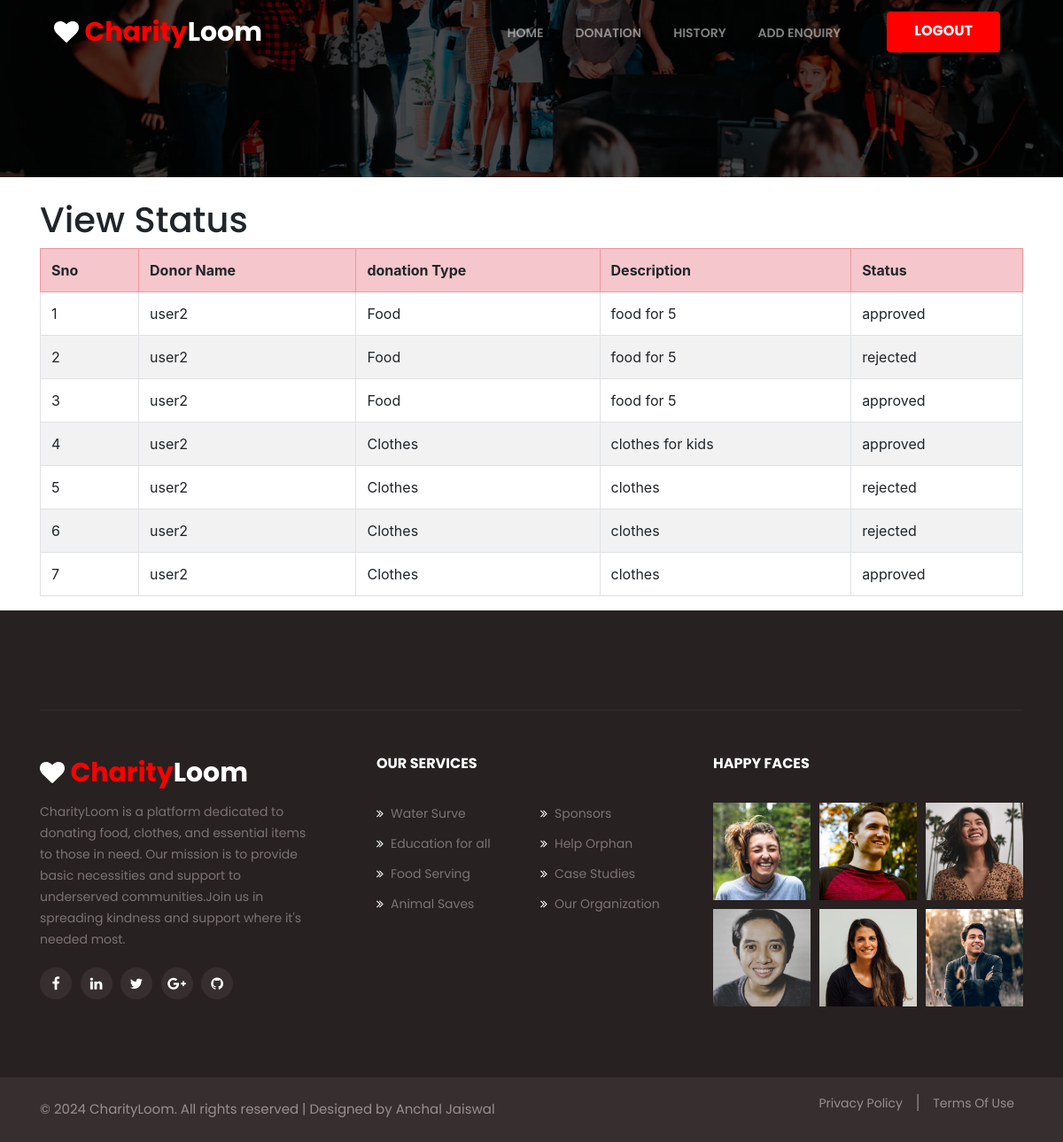
Screenshot of /request.php (signed in) with the database file from the repository.
### tables this page shows
CREATE TABLE `request` (
  `id` int(9) NOT NULL,
  `ngo_id` int(9) NOT NULL,
  `donation_id` int(100) NOT NULL,
  `status` varchar(50) NOT NULL DEFAULT 'Pending',
  `created_at` timestamp NOT NULL DEFAULT current_timestamp(),
  `claimed_at` timestamp NOT NULL DEFAULT current_timestamp()
);

CREATE TABLE `donation` (
  `id` int(9) NOT NULL,
  `donor name` varchar(50) NOT NULL,
  `email` varchar(200) NOT NULL,
  `type` varchar(50) NOT NULL,
  `description` varchar(100) NOT NULL,
  `expiry_date` varchar(50) DEFAULT NULL,
  `mfg_date` varchar(50) DEFAULT NULL,
  `image` varchar(200) DEFAULT NULL,
  `ngo` varchar(50) DEFAULT NULL,
  `pickup_address` longtext NOT NULL,
  `status` varchar(50) NOT NULL DEFAULT 'Pending',
  `created_at` timestamp NOT NULL DEFAULT current_timestamp()
);

### request.php (the view, shortened to what this page needs)
<?php
include("ngo_header.php");
?>
<div class="inner-banner">
</div>
<div class="container">
                <h1 class="mt-4">View Status</h1>
         <div class="row">
            <div class="col">
            <table class="table table-bordered table-striped table-hover">
                                <tr class="table-danger">
                                  <th>Sno</th>
                                    <th scope="col">Donor Name</th>
                                    <th scope="col">donation Type</th>
                                    <th scope="col">Description</th>
                                    <th scope="col">Status</th>
                                </tr>
<?php
include("config.php");
$current_ngo=$_SESSION["user_id"];
$query="SELECT
  `request`.*,
  donation.`donor name` as donor_name,
  donation.type as donation_type,
 donation.description as  donation_description
from `request`
left join donation on request.donation_id=donation.id
where request.ngo_id=$current_ngo;";
$result=mysqli_query($connect,$query);
 $sno=1;
while($row=mysqli_fetch_array($result)){
?>
<tr>
  <td><?php echo $sno;?></td>
<td><?php echo $row['donor_name']?></td>
<td><?php echo $row['donation_type']?></td>
<td><?php echo $row['donation_description']?></td>
<td><?php echo $row['status']?></td>
</tr>
<?php
$sno++;
}
?>
</table>
</div>
</div>
</div>
<?php
include("footer.php");
?>

### ngo_header.php (shortened to what this page needs)
<!doctype html>
<html lang="zxx">
<head>
	<link rel="stylesheet" href="assets/css/style-starter.css">
	<link rel="stylesheet" href="https://cdn.jsdelivr.net/npm/bootstrap-icons@1.11.3/font/bootstrap-icons.min.css">
	<link href="https://stackpath.bootstrapcdn.com/bootstrap/4.5.2/css/bootstrap.min.css" rel="stylesheet">
</head>
<body>
	<header id="site-header" class="fixed-top">
		<div class="container">
			<nav class="navbar navbar-expand-lg navbar-dark stroke">
				<h1> <a class="navbar-brand" href="index.php">
						<span class="fa fa-heart"></span> <span class="sub-logo">Charity</span>Loom
					</a></h1>
				<div class="collapse navbar-collapse" id="navbarTogglerDemo02">
					<ul class="navbar-nav ml-auto">
						<li class="nav-item">
							<a class="nav-link" href="ngo_Ds.php">Home <span class="sr-only">(current)</span></a>
						</li>
						<li class="nav-item ">
							<a class="nav-link" href="donation.php">Donation</a>
						</li>
						<li class="nav-item ">
							<a class="nav-link" href="request.php">History</a>
						</li>
                        <li class="nav-item">
							<a class="nav-link" href="add_enquiry.php">Add Enquiry</a>
						</li>
						<li class="nav-item ml-lg-4">
							<?php
						if(isset($_SESSION["email"])){
           				 ?>
						<a class="nav-link donate btn btn-style" href="logout_ngo.php">Logout</a>
                         <?php
          				}else{
            			?>
						<li class="nav-item ml-lg-4">
           				 <a class="nav-link donate btn btn-style" href="ngo_login.php">Login</a>
							</li>
           				 <?php
		 				 }
          				?>
						</li>
					</ul>
				</div>
			</nav>
		</div>
	</header>

### footer.php (shortened to what this page needs)
<footer class="w3l-footer-66">
		<section class="footer-inner-main">
			<div class="footer-hny-grids py-5">
				<div class="container py-lg-4">
					<div class="text-txt">
						<div class="right-side">
							<div class="row sub-columns">
								<div class="col-lg-4 col-md-6 sub-one-left pr-lg-4">
									<h2><a class="navbar-brand" href="index.php">
											<span class="fa fa-heart"></span> <span class="sub-logo">Charity</span>Loom
										</a></h2>
									<p class="pr-lg-4">CharityLoom is a platform dedicated to donating food, clothes, and essential items to those in need. Our mission is to provide basic necessities and support to underserved communities.Join us in spreading kindness and support where it's needed most. </p>
									<div class="columns-2">
										<ul class="social">
											<li><a href="#facebook"><span class="fa fa-facebook"
														aria-hidden="true"></span></a>
											</li>
											<li><a href="#linkedin"><span class="fa fa-linkedin"
														aria-hidden="true"></span></a>
											</li>
											<li><a href="#twitter"><span class="fa fa-twitter"
														aria-hidden="true"></span></a>
											</li>
											<li><a href="#google"><span class="fa fa-google-plus"
														aria-hidden="true"></span></a>
											</li>
											<li><a href="#github"><span class="fa fa-github"
														aria-hidden="true"></span></a>
											</li>
										</ul>
									</div>
								</div>
								<div class="col-lg-4 col-md-6 sub-one-left">
									<h6>Our Services</h6>
									<div class="mid-footer-gd sub-two-right">
										<ul>
											<li><a href="#"><span class="fa fa-angle-double-right mr-2"></span>Water
													Surve</a>
											</li>
											<li><a href="#"><span class="fa fa-angle-double-right mr-2"></span>Education
													for
													all</a>
											</li>
											<li><a href="#"><span class="fa fa-angle-double-right mr-2"></span>Food
													Serving</a>
											</li>
											<li><a href="#"><span class="fa fa-angle-double-right mr-2"></span>Animal
													Saves</a>
											</li>
										</ul>
										<ul>
											<li><a href="#"><span
														class="fa fa-angle-double-right mr-2"></span>Sponsors</a>
											</li>
											<li><a href="#"><span class="fa fa-angle-double-right mr-2"></span>Help
													Orphan</a>
											</li>
											<li><a href="#support"><span
														class="fa fa-angle-double-right mr-2"></span>Case
													Studies</a></li>
											<li><a href="#terms"><span class="fa fa-angle-double-right mr-2"></span>Our
													Organization</a>
											</li>
										</ul>
									</div>
								</div>
								<div class="col-lg-4 col-md-6 sub-one-left">
									<h6>Happy Faces</h6>
									<div class="instagram-feeds">
										<div class="b-img"> <a href="#url"><img src="assets/images/f1.jpg"
													class="img-fluid" alt=""></a></div>
										<div class="b-img"> <a href="#url"><img src="assets/images/f2.jpg"
													class="img-fluid" alt=""></a></div>
										<div class="b-img"> <a href="#url"><img src="assets/images/f3.jpg"
													class="img-fluid" alt=""></a></div>
										<div class="b-img"> <a href="#url"><img src="assets/images/f4.jpg"
													class="img-fluid" alt=""></a></div>
										<div class="b-img"> <a href="#url"><img src="assets/images/f5.jpg"
													class="img-fluid" alt=""></a></div>
										<div class="b-img"> <a href="#url"><img src="assets/images/f6.jpg"
													class="img-fluid" alt=""></a></div>
									</div>
								</div>
							</div>
						</div>
					</div>
				</div>
			</div>
			<div class="below-section">
				<div class="container">
					<div class="copyright-footer">
						<div class="columns text-lg-left">
							<p>© 2024 CharityLoom. All rights reserved | Designed by Anchal Jaiswal
									</p>
						</div>
						<ul class="columns text-lg-right">
							<li><a href="#">Privacy Policy</a>
							</li>
							<li>|</li>
							<li><a href="#">Terms Of Use</a>
							</li>
						</ul>
					</div>
				</div>
			</div>
		</section>
	</footer>
</body>
</html>

### rows the page displays
request: donation "user2", donation.type "Food", donation.description "food for 5", status "approved"
request: donation "user2", donation.type "Food", donation.description "food for 5", status "rejected"
request: donation "user2", donation.type "Food", donation.description "food for 5", status "approved"
request: donation "user2", donation.type "Clothes", donation.description "clothes for kids", status "approved"
request: donation "user2", donation.type "Clothes", donation.description "clothes", status "rejected"
request: donation "user2", donation.type "Clothes", donation.description "clothes", status "rejected"
request: donation "user2", donation.type "Clothes", donation.description "clothes", status "approved"
